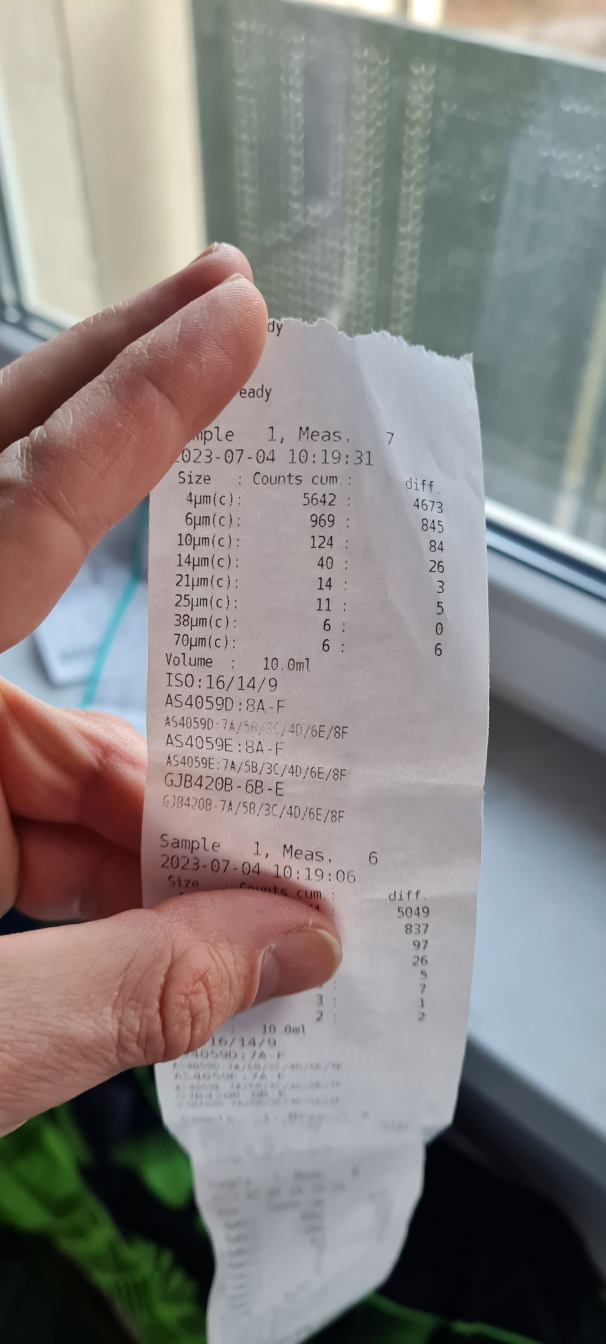
#> input picture s01_light_daylight1.jpg, 1816 x 4032 px (shown at 1/3 size)
$ jupyter execute lab_assistant.ipynb
#> lines starting #> are read from the running program, lines starting #| are printed output that depends on the picture; after the words box and inside, x2 and y2 are one past the last pixel; in counts of white or black regions, pixels touching at a corner belong together
[cell 1]
# Library preparation
import cv2
import numpy as np
import matplotlib.pyplot as plt

from skimage import data, filters
from scipy import fftpack

[cell 2]
# loading samples
img1 = cv2.imread('s01_light_daylight1.jpg')
#> img1 is the input picture: shape (4032, 1816, 3); mean B, G, R 129.8, 131.9, 137

[cell 3]
# Image scaling

# [11 lines left out: function image_dimensions_check, not called in this run]

def image_rescale(img):
    # write rescaling code here
    height, width = img.shape[:2]
    # Desired width
    new_width = 1000
    if width > new_width:
        # Calculate the scaling factor
        scaling_factor = new_width / width
        # Calculate the new height while maintaining aspect ratio
        new_height = int(height * scaling_factor)
        # Rescale the image
        rescaled_img = cv2.resize(img, (new_width, new_height))
        return rescaled_img
    else:
        # If width is already less than or equal to 1000, return the original image
        return img

[cell 4]
# Base image transfering functions

# Transfering samples to gray colors
def image_to_gray(img):
    """
    Transfer given image to gray

    Parameters:
    img (ndarray): Image

    Returns:
    ndarray: Image converted to gray scale
    """
    return cv2.cvtColor(img, cv2.COLOR_BGR2GRAY)
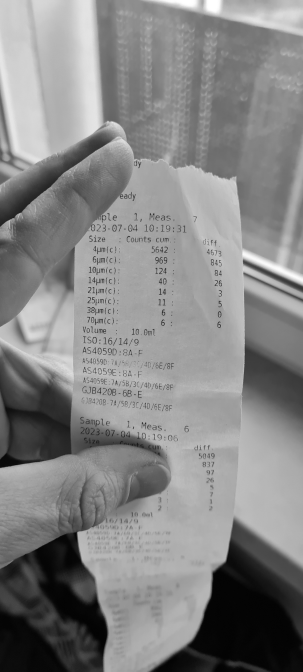
#> returned value: shape (4032, 1816) (shown at 1/6 size); min 0, max 255, mean 133.2

# Transfer image to binary image
def image_to_binary(img):
    """
    Transfer given image to binary image

    Parameters:
    img (ndarray): Image

    Returns:
    ndarray: Image converted to binary image
    """
    _, binary_img = cv2.threshold(img, 127,255, cv2.THRESH_BINARY)
    return binary_img

# Gamma correction
def image_gamma_correction(img, c, gamma):
    """
    Add gamma correction to given image

    Parameters:
    img (ndarray): Input image as a numpy array, where pixel values range from 0 to 255.
    c (float): Constant multiplier, typically set to 1 for standard gamma correction.
    gamma (float): Gamma value for the correction. Values >1 darken the image, while values <1 lighten it.

    Returns:
    ndarray: Gamma corrected image with pixel values ranging form 0 to 255.
    """
#> called with c = 2, gamma = 1
    img_corrected = c * (img / 255.0) ** gamma
    img_corrected = np.clip(img_corrected * 255.0, 0, 255).astype(np.uint8)
    return img_corrected

[cell 5]
# Image filtering functions

# Butterworth filter
def butterworth_filter(image, cutoff, order):
    """
    Apply a Butterworth lowpass filter to an image.

    Parameters:
    image (ndarray): Input image.
    cutoff (float): Cutoff frequency.
    order (int): Order of the filter.

    Returns: ndarray: Filtered image.
    """
    rows, cols = image.shape
    crow, ccol = rows // 2, cols // 2

    # FFT
    dft = fftpack.fftshift(fftpack.fft2(image))

    # Create Butterworth filter
    u = np.arange(-ccol, ccol)
    v = np.arange(-crow, crow)
    U, V = np.meshgrid(u, v)
    D = np.sqrt(U**2 + V**2)
    H = 1 / (1 + (D / cutoff)**(2 * order))
    # Apply filter in frequency domain
    dft_filtered = dft * H
    # Inverse FFT to get the image back
    filtered_img = np.abs(fftpack.ifft2(fftpack.ifftshift(dft_filtered)))

    return filtered_img

# Gausse filter
def gausse_filter(img, sigma):
    """
    Filter image by Gausse filration

    Parameters:
    img (ndarray): Input image.
    sigma (float): Standard deviation of the Gaussian noise.

    Returns: ndarray: Image with Gausse filtration added.
    """
    filtered_img = cv2.GaussianBlur(img, (0, 0), sigma)
    return filtered_img

# Median filter
def median_filter(img, window):
    """
    Filter image by median filration

    Parameters:
    img (ndarray): Input image.
    window (int): window size [window x window]

    Returns: ndarray: Image with median filtration added.
    """
    median_filtrated_img = cv2.medianBlur(img, window)
    return median_filtrated_img

[cell 6]
# This is place to perform image processing

# image to gray
img1_gray = image_to_gray(img1)

# transfer image with gamma correction
img1_gamma1 = image_gamma_correction(img1_gray, 2, 1)
img1_gamma2 = image_gamma_correction(img1_gray, 2, 2)
img1_gamma3 = image_gamma_correction(img1_gray, 15, 10)
#> call 3 of image_gamma_correction, with c = 15, gamma = 10
#> in image_gamma_correction (call 3), `img_corrected = c * (img / 255.0) ** gamma`:
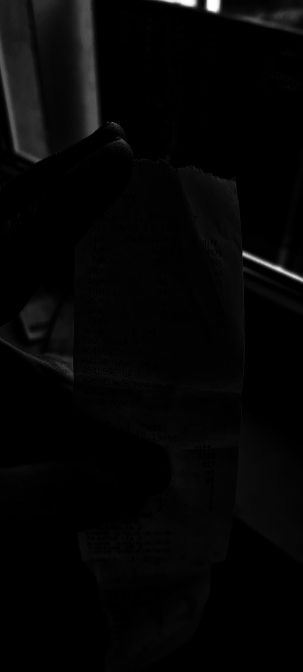
#> img_corrected: shape (4032, 1816) float64 (shown at 1/6 size); min 0, max 15, mean 0.322; drawn with min black and max white
#> in image_gamma_correction (call 3), `img_corrected = np.clip(img_corrected * 255.0, 0, 255).astype(np.uint8)`:
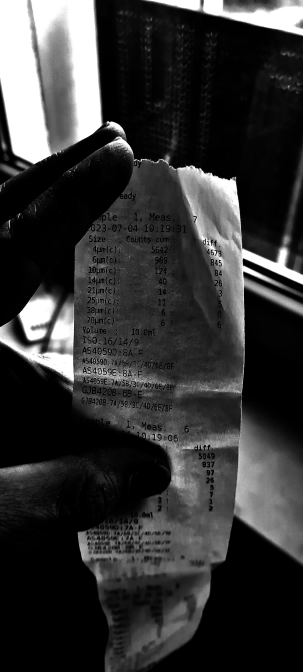
#> img_corrected: shape (4032, 1816) (shown at 1/6 size); min 0, max 255, mean 52.6

[cell 7]
# Show filtered images
plt.figure(figsize=(15, 10))
plt.subplot(1, 4, 1), plt.imshow(img1_gray, cmap='gray'), plt.title('Orginal image')
plt.subplot(1, 4, 2), plt.imshow(img1_gamma1, cmap='gray'), plt.title('Gamma correction1')
plt.subplot(1, 4, 3), plt.imshow(img1_gamma2, cmap='gray'), plt.title('Gamma correction2')
plt.subplot(1, 4, 4), plt.imshow(img1_gamma3, cmap='gray'), plt.title('Gamma correction3')

plt.show()

[cell 8]
# Gamma correction - SUMMARY:
# choose the best gamma here:
img1_gamma_best = img1_gamma2

[cell 9]
# image to binary
img1_binary = image_to_binary(img1_gamma_best)
#> in image_to_binary, `_, binary_img = cv2.threshold(img, 127,255, cv2.THRESH_BINARY)`:
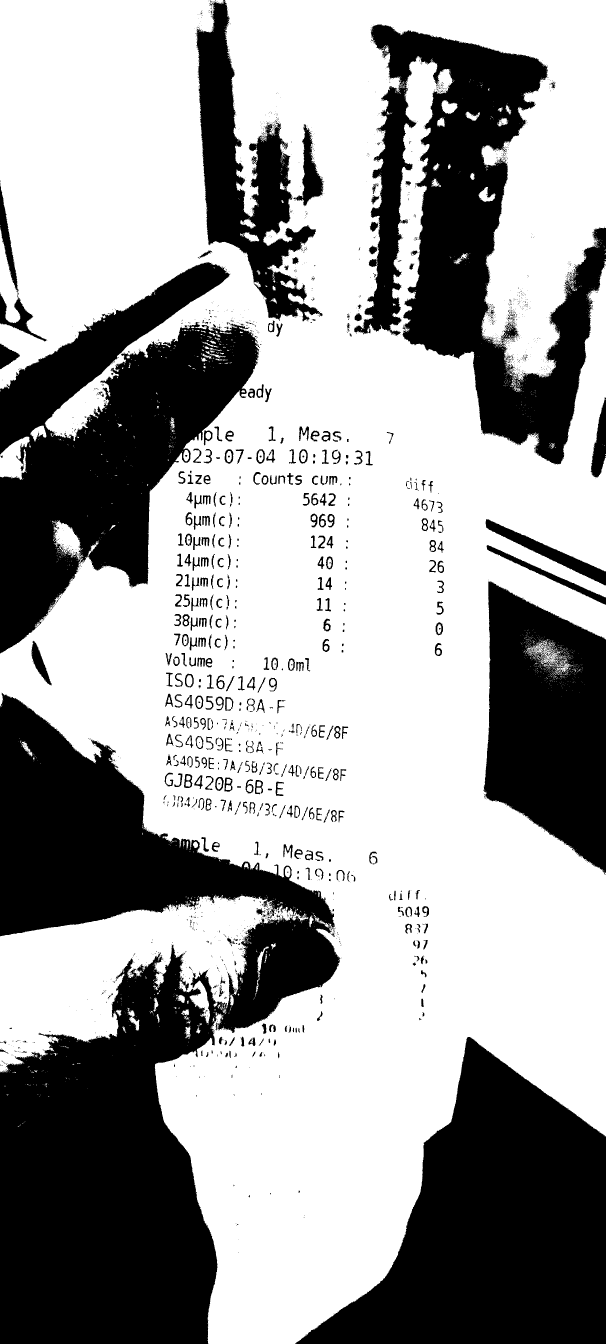
#> binary_img: shape (4032, 1816) (shown at 1/3 size); 62.6% white; 3144 black regions (2633 under 20 px), largest, box (x1, y1, x2, y2) and area: (0, 2078, 1022, 4032) 953500, (885, 3111, 1816, 4032) 476390, (0, 786, 778, 1961) 423106
img1_binary_from_base_img = image_to_binary(img1_gray)

[cell 10]
# Show filtered images
plt.figure(figsize=(15, 10))
plt.subplot(1, 3, 1), plt.imshow(img1_gamma2, cmap='gray'), plt.title('Gamma corrected image')
plt.subplot(1, 3, 2), plt.imshow(img1_binary_from_base_img, cmap='gray'), plt.title('Binary from base image')
plt.subplot(1, 3, 3), plt.imshow(img1_binary, cmap='gray'), plt.title('Binary image')
plt.show()

[cell 11]
# code image GAUSSE filtering tests
img1_gausse_filter1 = gausse_filter(img1_binary, 0.5)
img1_gausse_filter2 = gausse_filter(img1_binary, 1)

# Show GAUSSE filtered images
plt.figure(figsize=(15, 10))
plt.subplot(1, 3, 1), plt.imshow(img1_binary, cmap='gray'), plt.title('Orginal image')
plt.subplot(1, 3, 2), plt.imshow(img1_gausse_filter1, cmap='gray'), plt.title('Gausse correction 1')
plt.subplot(1, 3, 3), plt.imshow(img1_gausse_filter2, cmap='gray'), plt.title('Gausse correction 2')
plt.show()


img1_butterworth_filter = butterworth_filter(img1_binary, 250, 70)

[cell 12]
# code image BUTTERWORTH filtering tests
img1_butterworth_filter1 = butterworth_filter(img1_binary, 250, 70)
img1_butterworth_filter2 = butterworth_filter(img1_binary, 250, 10)
img1_butterworth_filter3 = butterworth_filter(img1_binary, 150, 20)

# Show BUTTERWORTH filtered images
plt.figure(figsize=(15, 10))
plt.subplot(1, 4, 1), plt.imshow(img1_binary, cmap='gray'), plt.title('Orginal image')
plt.subplot(1, 4, 2), plt.imshow(img1_butterworth_filter1, cmap='gray'), plt.title('Butterworth correction 1')
plt.subplot(1, 4, 3), plt.imshow(img1_butterworth_filter2, cmap='gray'), plt.title('Butterworth correction 2')
plt.subplot(1, 4, 4), plt.imshow(img1_butterworth_filter3, cmap='gray'), plt.title('Butterworth correction 3')
plt.show()

[cell 13]
# Butterworth correction - SUMMARY:
# choose the best butterworth img here:
img1_butter_best = img1_butterworth_filter2

[cell 14]
# code image MEDIAN filtering tests
img1_median_filter1 = median_filter(img1_binary, 1)
img1_median_filter2 = median_filter(img1_binary, 5)
img1_median_filter3 = median_filter(img1_binary, 11)

# Show MEDIAN filtered images
plt.figure(figsize=(15, 10))
plt.subplot(1, 4, 1), plt.imshow(img1_binary, cmap='gray'), plt.title('Orginal image')
plt.subplot(1, 4, 2), plt.imshow(img1_median_filter1, cmap='gray'), plt.title('Median correction 1')
plt.subplot(1, 4, 3), plt.imshow(img1_median_filter2, cmap='gray'), plt.title('Median correction 2')
plt.subplot(1, 4, 4), plt.imshow(img1_median_filter3, cmap='gray'), plt.title('Median correction 3')
plt.show()

[cell 15]
# Median correction - SUMMARY:
# choose the best median img here:
img1_median_best = img1_median_filter1

[cell 16]
# rescaale images for better accuracy of tesseract OCR libary
# Warning !
# rescale ONLY after imgae processing for best results

img1_rescaled = image_rescale(img1)
img1_gamma3_rescaled = image_rescale(img1_gamma_best)
img1_binary_rescaled = image_rescale(img1_binary)
img1_butter_rescaled = image_rescale(img1_butter_best)
#> in image_rescale (call 4), `rescaled_img = cv2.resize(img, (new_width, new_height))`:
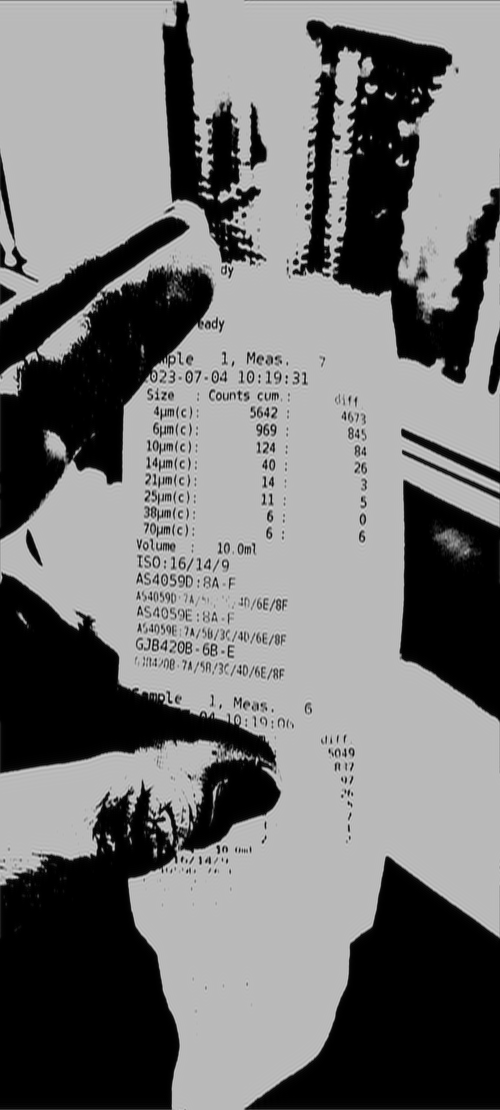
#> rescaled_img: shape (2220, 1000) float64 (shown at 1/2 size); min 4.33e-12, max 349.9, mean 160.5; drawn with min black and max white
img1_median_filter2_rescaled = image_rescale(img1_median_best)

[cell 17]
# Saving processed images to
path = "C:\\VirtualServer\\reuslts_meas\\processed_img\\"

# base image
cv2.imwrite(path+"img1.tif", img1_rescaled)

# Best gamma corrected image
cv2.imwrite(path+"img1_gamma.tif", img1_gamma3_rescaled)

# Best binary image
cv2.imwrite(path+"img1_binary.tif", img1_binary_rescaled)

# Best butterworth correction image
cv2.imwrite(path+"img1_butterworth.tif", img1_butter_rescaled)

# Best median correction image
cv2.imwrite(path+"img1_median.tif", img1_median_filter2_rescaled)
#> Out = True

$ run again, with s03_home_day.jpg copied over s01_light_daylight1.jpg
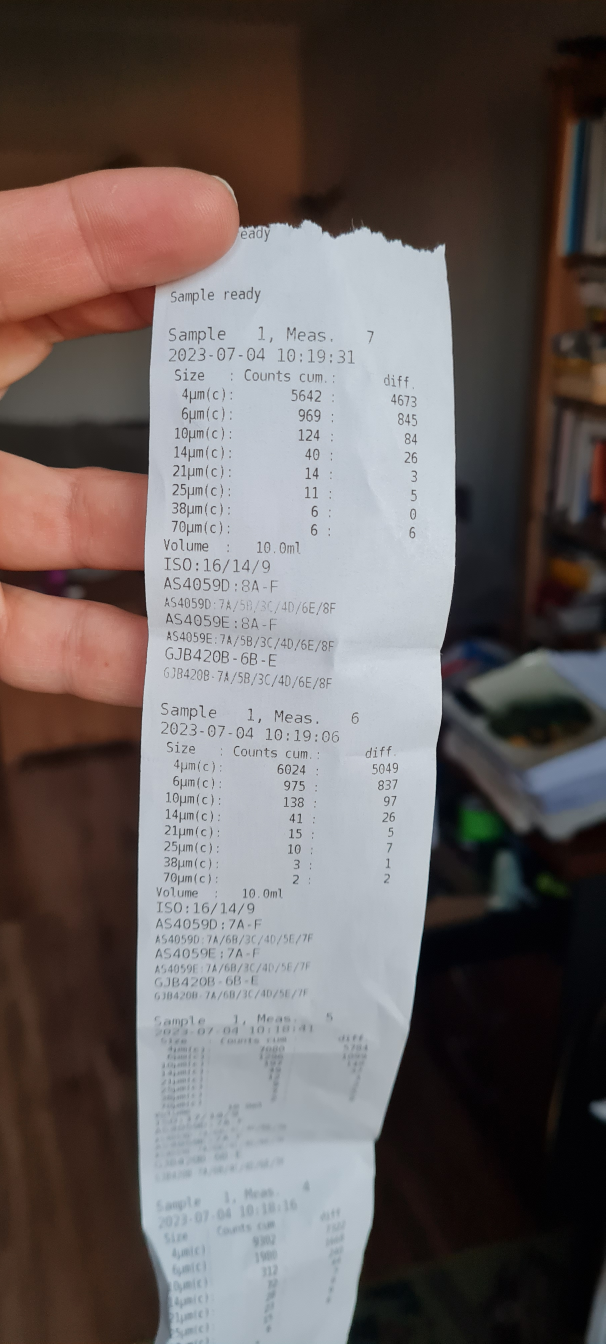
#> input picture s03_home_day.jpg, 1816 x 4032 px (shown at 1/3 size)
#> img1 is the input picture: shape (4032, 1816, 3); mean B, G, R 96.5, 97.9, 106.2
#> in image_to_binary, `_, binary_img = cv2.threshold(img, 127,255, cv2.THRESH_BINARY)`:
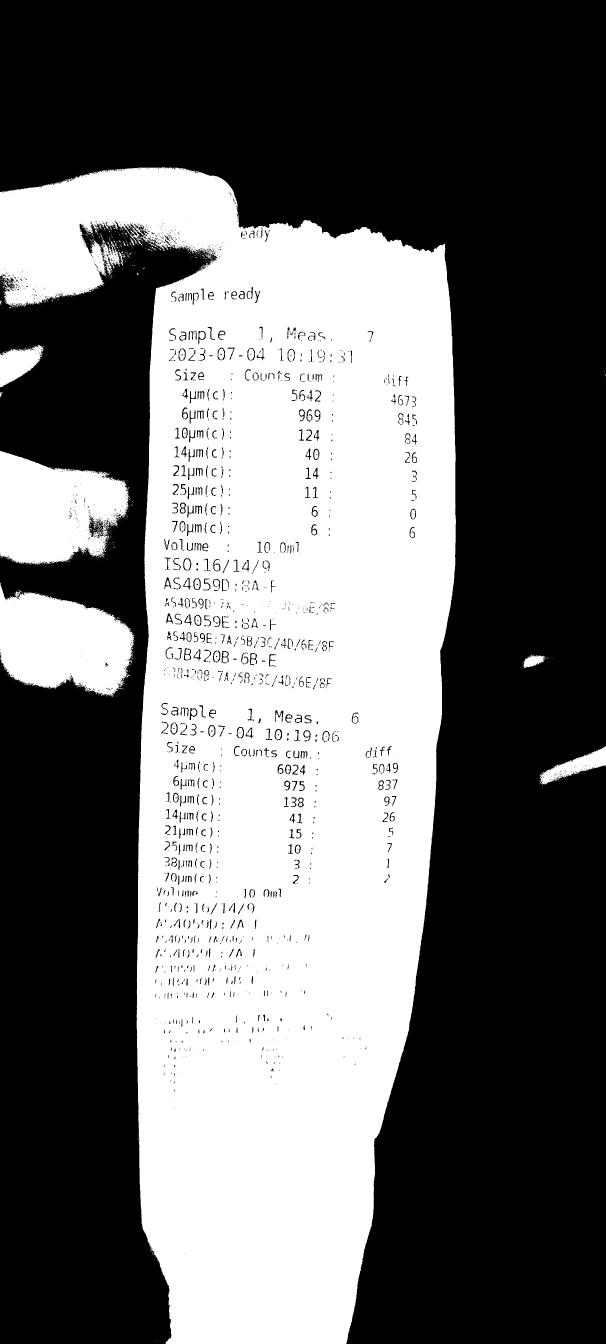
#> binary_img: shape (4032, 1816) (shown at 1/3 size); 42% white; 911 white regions (827 under 20 px), largest, box (x1, y1, x2, y2) and area: (0, 502, 1368, 4032) 2851629, (0, 1352, 391, 1695) 94605, (0, 1748, 403, 2089) 94603
#> median_filtrated_img: shape (4032, 1816); 42.3% white; 80 white regions (54 under 20 px), largest, box (x1, y1, x2, y2) and area: (0, 502, 1368, 4032) 2885442, (0, 1352, 385, 1693) 95435, (0, 1749, 401, 2086) 95042
#> in median_filter (call 3), `median_filtrated_img = cv2.medianBlur(img, window)`:
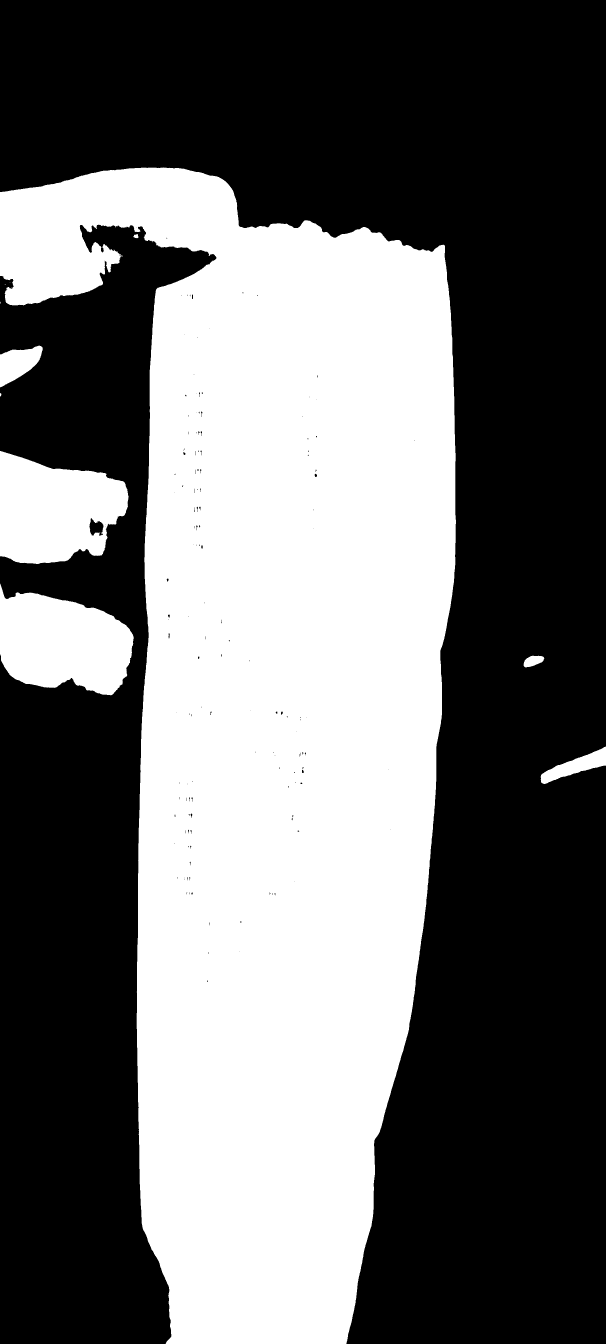
#> median_filtrated_img: shape (4032, 1816) (shown at 1/3 size); 42.9% white; 14 white regions (6 under 20 px), largest, box (x1, y1, x2, y2) and area: (0, 502, 1368, 4032) 2927614, (0, 1353, 386, 1692) 95571, (0, 1751, 401, 2086) 95055
#> rescaled_img: shape (2220, 1000)
#> Out = True
